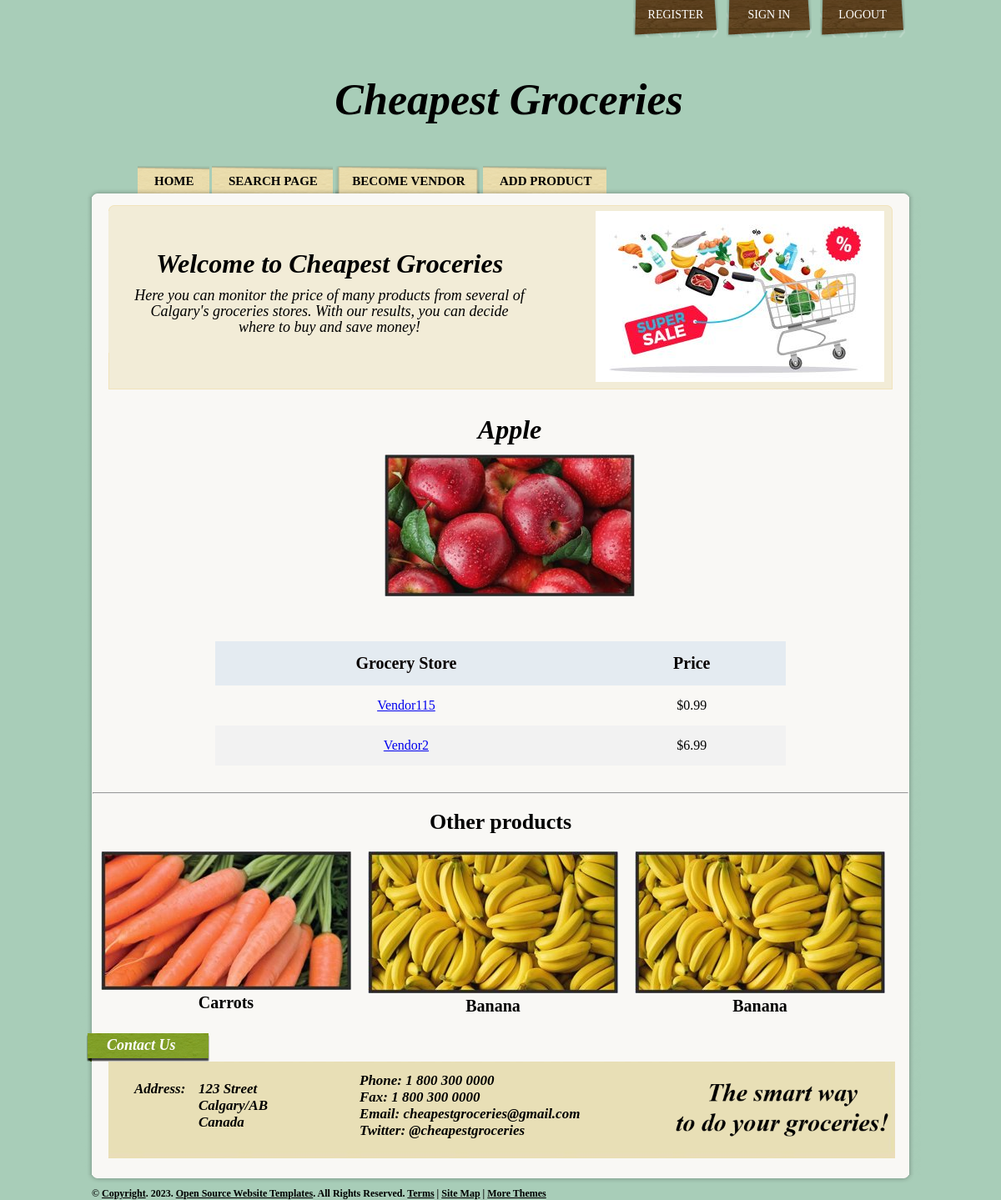
Page /Fruits_Vegetables/apple/ on the committed database.
### products/models.py (models this page shows, shortened)
class Product(models.Model):
    category    = models.ForeignKey(Category, related_name = 'products', on_delete = models.CASCADE)
    vendor      = models.ForeignKey(Vendor, related_name = 'products', on_delete = models.CASCADE)
    title       = models.CharField(max_length = 200)
    slug        = models.SlugField(max_length = 200, unique = True) #used in the urls
    price       = models.DecimalField(max_digits = 6, decimal_places = 2, blank=True, default = 0.0)
    date_added  = models.DateTimeField(auto_now_add = True)
    image       = models.ImageField(upload_to = 'uploads/', blank = True, null = True)
    thumbnail   = models.ImageField(upload_to = 'uploads/', blank = True, null = True)
    class Meta:
        ordering = ['-date_added'] #data in descent order
    def get_thumbnail(self):
        if self.thumbnail:
            return self.thumbnail.url

### vendor/models.py (models this page shows, shortened)
class Vendor(models.Model):
    name = models.CharField(max_length = 255)
    created_at = models.DateTimeField(auto_now_add = True)
    created_by = models.OneToOneField(User, related_name = 'vendor', on_delete = models.CASCADE)
    class Meta:
        ordering = ['name']

### products/views.py (the view)
# urls.py: path('<slug:category_slug>/<slug:product_slug>/', product, name = 'product'), #own
def product(request, category_slug, product_slug):
    product = get_object_or_404(Product, category__slug = category_slug, slug = product_slug)
    title = product_slug.split('_')[0].capitalize()
    list_products =  Product.objects.filter(title=title).values()
    print(list_products)
    list_id = []
    list_price = []
    list_final = {}
    for p in list_products:
        list_id.append(p['vendor_id'])
        list_price.append(p['price'])
    vendor_name = []
    vendor_id =  Vendor.objects.filter(pk__in=list_id)
    for n in vendor_id:
        vendor_name.append(n.name)
    for p, v in enumerate(vendor_name):
        list_final[v] = list_price[p]
    list_final = dict(sorted(list_final.items(), key=operator.itemgetter(1)))
    other_products = list(product.category.products.exclude(id=product.id))
    if len(other_products) >= 3:
        other_products = random.sample(other_products, 3)
    template = 'product.html'
    content = {'product': product, 'other_products': other_products, 'list_final': list_final}
    return render(request, template, content)

### products/context_processors.py (called while the page is built)
def menu_categories(request):
    categories = Category.objects.all()
    return {'menu_categories': categories}

### templates/product.html (shortened to what this page needs)
{% extends "base.html" %}
{% block content %}
    <div class="productview">
        {% if product.image %}
            <h1>{{ product.title }}</h1>
            <figure class="image">
                <img src="{{ product.get_thumbnail }}">
            </figure>
        {% endif %}
    </div>
    <div class="box">
        <table class="table-v-a center-t">
            <thead class="table-fonth">
                <tr class="tr-v-a tr-v-a-h">
                    <th class="th-td-v-a th-color">Grocery Store</th>
                    <th class="th-td-v-a th-color">Price</th>
                </tr>
            </thead>
            <tbody>
                {% for vendor,price in list_final.items %}
                    <tr class="tr-v-a tr-v-a-h table-fontr">
                        <td class="th-td-v-a"><a href="{% url 'product' product.category.slug product.slug %}">{{ vendor }}</a></td>
                        <td class="th-td-v-a">${{ price }}</td>
                    </tr>
                {% endfor %}
            </tbody>
        </table>
        <br>
        <br>
    </div>
    <hr class="rounded">
    {% if other_products %}
        <div class="column is-12">
            <h2 class="h1 font-weight-normal form-register-h2">Other products</h2>
        </div>
        {% for product in other_products %}
            {% include 'list_item.html' %}
        {% endfor %}
    {% endif %}
{% endblock %}

### templates/list_item.html
<div class="productHolder">
    <figure>
        <a href="{% url 'product' product.category.slug product.slug %}">
        <img src="{{ product.get_thumbnail }}"></a>
    </figure>
    <h class="product">{{ product.title }}</h>
</div>

### pages/static/css/style.css (style rules this page uses)
* { margin:0px; }
img { border:none; }
body { background:#a8cdb8; color:#000000; font-family:Times, "Times New Roman", Georgia, serif; font-size:14px; }
h1 { color:#000000; font-size:32px; font-style:italic; line-height:normal; margin:5px 0px 10px; }
.form-register-h2 { text-align: center; padding-top: 0.5cm; font-size: 26px; padding-bottom: 0.5cm; }
.product { text-align: center; color:#000000; font-size:20px; font-weight: bold; font-style: normal; padding:10px; }
.productHolder { float:left; width:300px; padding-bottom:5px; margin:0px 10px; text-align: center; }
.productview { float:center; width:300px; padding-bottom:center; margin: 30px 300px 50px 350px; text-align: center; }
.table-v-a { border-collapse: collapse; width: 70%; padding: 15px 15px 15px 15px; }
.center-t { margin-left: auto; margin-right: auto; }
.th-color { background-color: #e4ebf1; color: rgb(7, 1, 1); }
.th-td-v-a { text-align: center; padding: 15px; }
.tr-v-a:nth-child(even) { background-color: #f2f2f2; }
.table-fonth { font-size: 20px; font-weight: bold; }
.table-fontr { font-size: 16px; font-weight: normal; }

### rows in the picture
Product: title "Apple", get_thumbnail (picture), list_final "0.99"
Vendor: list_final "Vendor115"
Vendor: list_final "Vendor2"
Product: list_final "6.99"
Product: get_thumbnail (picture), title "Carrots"
Product: get_thumbnail (picture), title "Banana"
Product: get_thumbnail (picture), title "Banana"
